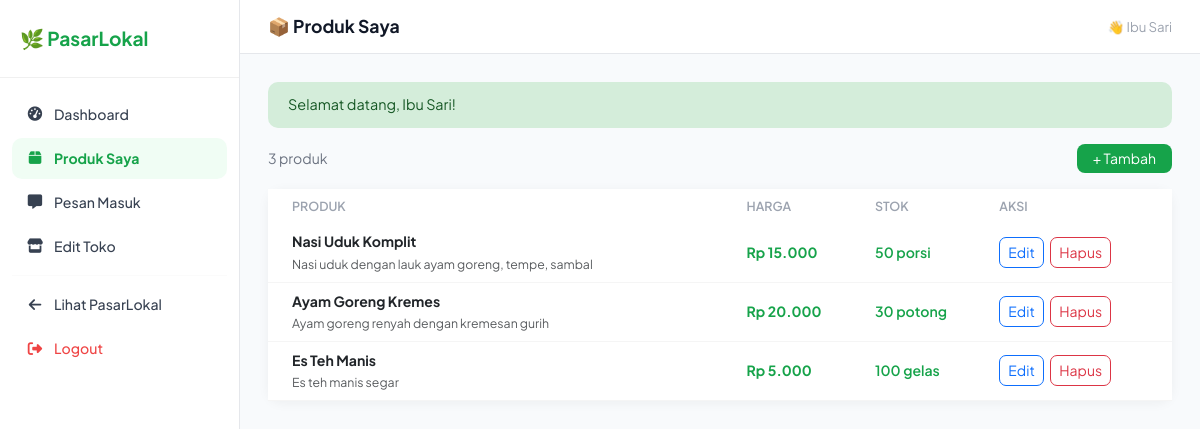
The page /toko/dashboard.php?action=produk (signed in) on the database its author committed.
### tables this page shows
CREATE TABLE `produk` (
  `id` int(11) NOT NULL,
  `toko_id` int(11) NOT NULL,
  `nama_produk` varchar(200) NOT NULL,
  `deskripsi` text DEFAULT NULL,
  `harga` decimal(10,2) NOT NULL,
  `stok` int(11) DEFAULT 0,
  `satuan` varchar(30) DEFAULT 'pcs',
  `gambar` varchar(255) DEFAULT NULL,
  `status` enum('aktif','nonaktif') DEFAULT 'aktif',
  `created_at` timestamp NOT NULL DEFAULT current_timestamp()
);

### toko/dashboard.php (the view, shortened to what this page needs)
<?php
require_once '../config/db.php';
$uid = $_SESSION['user_id'];
$toko = $conn->query("SELECT * FROM toko WHERE user_id=$uid ORDER BY id DESC LIMIT 1")->fetch_assoc();
$jml_produk = $toko ? $conn->query("SELECT COUNT(*) AS c FROM produk WHERE toko_id={$toko['id']}")->fetch_assoc()['c'] : 0;
$action = $_GET['action'] ?? 'dashboard';
$produk_list = $toko ? $conn->query("SELECT * FROM produk WHERE toko_id={$toko['id']} ORDER BY created_at DESC") : null;
$flash = ob_get_clean();
?>
<!DOCTYPE html>
<html lang="id">
<head>
<link href="https://cdn.jsdelivr.net/npm/bootstrap@5.3.0/dist/css/bootstrap.min.css" rel="stylesheet">
<link href="https://cdnjs.cloudflare.com/ajax/libs/font-awesome/6.4.0/css/all.min.css" rel="stylesheet">
</head>
<body>
<div class="sidebar">
  <div class="sb-brand">🌿 PasarLokal</div>
  <nav class="sb-nav">
    <a href="dashboard.php" class="sb-link <?= $action==='dashboard'?'act':'' ?>"><i class="fa fa-gauge-high"></i>Dashboard</a>
    <a href="dashboard.php?action=produk" class="sb-link <?= in_array($action,['produk','tambah-produk','edit-produk'])?'act':'' ?>"><i class="fa fa-box"></i>Produk Saya</a>
    <a href="dashboard.php?action=pesan" class="sb-link <?= $action==='pesan'?'act':'' ?>"><i class="fa fa-message"></i>Pesan Masuk </a>
    <a href="daftar-toko.php" class="sb-link"><i class="fa fa-store"></i><?= $toko ? 'Edit Toko' : 'Daftarkan Toko' ?></a>
    <hr style="border-color:#f0f0f0;margin:8px 0;">
    <a href="../index.php" class="sb-link"><i class="fa fa-arrow-left"></i>Lihat PasarLokal</a>
    <a href="../auth/logout.php" class="sb-link" style="color:#ef4444;"><i class="fa fa-right-from-bracket"></i>Logout</a>
  </nav>
</div>
<div class="main">
  <div class="topbar">
    <h1><?= match($action) {
      'produk'       => '📦 Produk Saya',
      'tambah-produk'=> '➕ Tambah Produk',
      'edit-produk'  => '✏️ Edit Produk',
      'pesan'        => '💬 Pesan Masuk',
      default        => '📊 Dashboard'
    } ?></h1>
    <div style="font-size:.83rem;color:#9ca3af;">👋 <?= htmlspecialchars($_SESSION['nama']) ?></div>
  </div>
  <div class="content">
    <?= $flash ?>
    <?php if (!$toko && $action === 'dashboard'): ?>
    <div style="text-align:center;padding:60px 20px;background:#fff;border-radius:16px;border:2px dashed #d1fae5;">
      <div style="font-size:3rem;margin-bottom:16px;">🏪</div>
      <h4 style="font-weight:700;color:#111827;">Anda belum punya toko</h4>
      <p style="color:#6b7280;">Daftarkan toko Anda agar pembeli di sekitar bisa menemukan produk Anda!</p>
      <a href="daftar-toko.php" class="btn btn-green px-5 mt-2" style="border-radius:10px;padding:12px 32px;">Daftarkan Toko Sekarang</a>
    </div>
    <?php elseif ($action === 'produk'): ?>
    <div class="mb-3 d-flex justify-content-between align-items-center">
      <span style="font-size:.88rem;color:#6b7280;"><?= $jml_produk ?> produk</span>
      <a href="dashboard.php?action=tambah-produk" class="btn btn-green btn-sm px-3" style="border-radius:8px;">+ Tambah</a>
    </div>
    <div class="card"><div class="card-body p-0">
      <table class="table table-hover mb-0">
        <thead><tr>
          <th class="ps-4">Produk</th><th>Harga</th><th>Stok</th><th>Aksi</th>
        </tr></thead>
        <tbody>
        <?php while ($p = $produk_list->fetch_assoc()): ?>
        <tr>
          <td class="ps-4"><strong style="font-size:.88rem;"><?= htmlspecialchars($p['nama_produk']) ?></strong><br>
            <small class="text-muted"><?= htmlspecialchars(mb_strimwidth($p['deskripsi']??'',0,50,'...')) ?></small></td>
          <td><strong style="color:#16a34a;"><?= formatRupiah($p['harga']) ?></strong></td>
          <td><span style="color:<?= $p['stok']>5?'#16a34a':($p['stok']>0?'#f59e0b':'#ef4444') ?>;font-weight:600;">
            <?= $p['stok'] ?> <?= htmlspecialchars($p['satuan']) ?></span></td>
          <td>
            <a href="dashboard.php?action=edit-produk&pid=<?= $p['id'] ?>" class="btn btn-sm btn-outline-primary me-1" style="border-radius:7px;">Edit</a>
            <a href="dashboard.php?action=del-produk&pid=<?= $p['id'] ?>" class="btn btn-sm btn-outline-danger" style="border-radius:7px;"
               onclick="return confirm('Hapus produk ini?')">Hapus</a>
          </td>
        </tr>
        <?php endwhile; ?>
        </tbody>
      </table>
    </div></div>
    <?php endif; ?>
  </div>
</div>
</body>
</html>
<?php
$content = ob_get_clean();
echo $content;
?>

### toko/dashboard.php (style rules this page uses)
* { font-family:'Plus Jakarta Sans',sans-serif; }
body { background:#f8fafc;margin:0;display:flex; }
.sidebar { width:240px;min-height:100vh;background:#fff;border-right:1px solid #e5e7eb;padding:0;flex-shrink:0;position:sticky;top:0;height:100vh;overflow-y:auto; }
.sb-brand { padding:24px 20px;font-size:1.2rem;font-weight:700;color:#16a34a;border-bottom:1px solid #f0f0f0; }
.sb-nav { padding:16px 12px; }
.sb-link { display:flex;align-items:center;gap:10px;padding:10px 14px;border-radius:10px;color:#374151;font-size:.88rem;font-weight:500;text-decoration:none;transition:.15s;margin-bottom:3px; }
.sb-link:hover,.sb-link.act { background:#f0fdf4;color:#16a34a; }
.sb-link.act { font-weight:700; }
.sb-link i { width:18px;text-align:center;font-size:.9rem; }
.main { flex:1;overflow:hidden; }
.topbar { background:#fff;border-bottom:1px solid #e5e7eb;padding:16px 28px;display:flex;align-items:center;justify-content:space-between; }
.topbar h1 { font-size:1.1rem;font-weight:700;color:#111827;margin:0; }
.content { padding:28px; }
.table th { font-size:.78rem;text-transform:uppercase;color:#9ca3af;font-weight:600;border:none; }
.table td { font-size:.88rem;vertical-align:middle;border-color:#f5f5f5; }
.card { border:none;border-radius:14px;box-shadow:0 2px 12px rgba(0,0,0,.05); }
.btn-green { background:#16a34a;color:#fff;border:none;border-radius:10px; }

### rows shown on the page
produk: nama_produk "Nasi Uduk Komplit", deskripsi "Nasi uduk dengan lauk ayam goreng, tempe, sambal", harga "Rp 15.000", stok "50", satuan "porsi"
produk: nama_produk "Ayam Goreng Kremes", deskripsi "Ayam goreng renyah dengan kremesan gurih", harga "Rp 20.000", stok "30", satuan "potong"
produk: nama_produk "Es Teh Manis", deskripsi "Es teh manis segar", harga "Rp 5.000", stok "100", satuan "gelas"

### other values the page prints
$_SESSION['nama'] "Ibu Sari"
$f['msg'] "Selamat datang, Ibu Sari!"
$jml_produk "3"
